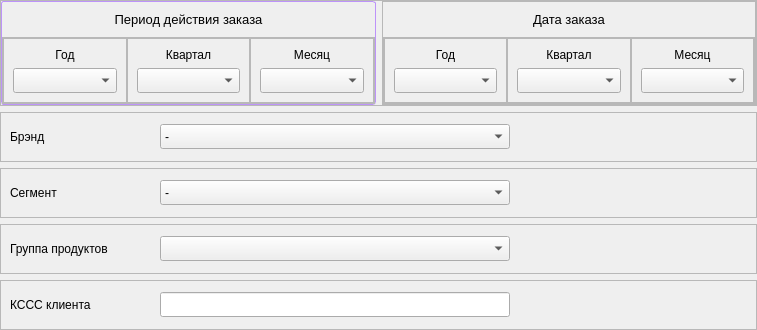
          <widget class="QFrame" name="frame_Search">
           <property name="minimumSize">
            <size>
             <width>0</width>
             <height>0</height>
            </size>
           </property>
           <property name="maximumSize">
            <size>
             <width>16777215</width>
             <height>16777215</height>
            </size>
           </property>
           <layout class="QVBoxLayout" name="verticalLayout_12">
            <property name="leftMargin">
             <number>0</number>
            </property>
            <property name="topMargin">
             <number>0</number>
            </property>
            <property name="rightMargin">
             <number>0</number>
            </property>
            <property name="bottomMargin">
             <number>0</number>
            </property>
            <item>
             <widget class="QFrame" name="frame_dates">
              <property name="frameShape">
               <enum>QFrame::StyledPanel</enum>
              </property>
              <property name="frameShadow">
               <enum>QFrame::Raised</enum>
              </property>
              <layout class="QHBoxLayout" name="horizontalLayout_2">
               <property name="leftMargin">
                <number>0</number>
               </property>
               <property name="topMargin">
                <number>0</number>
               </property>
               <property name="rightMargin">
                <number>0</number>
               </property>
               <property name="bottomMargin">
                <number>0</number>
               </property>
               <item>
                <widget class="QFrame" name="frame_Period">
                 <property name="minimumSize">
                  <size>
                   <width>150</width>
                   <height>0</height>
                  </size>
                 </property>
                 <property name="maximumSize">
                  <size>
                   <width>16777215</width>
                   <height>16777215</height>
                  </size>
                 </property>
                 <property name="styleSheet">
                  <string notr="true">#frame_Period {
	border-width: 1;
	border-radius: 3;
	border-style: solid;
	border-color: #bd93f9;
}</string>
                 </property>
                 <property name="frameShape">
                  <enum>QFrame::StyledPanel</enum>
                 </property>
                 <property name="frameShadow">
                  <enum>QFrame::Raised</enum>
                 </property>
                 <layout class="QVBoxLayout" name="verticalLayout_7">
                  <property name="spacing">
                   <number>0</number>
                  </property>
                  <property name="leftMargin">
                   <number>0</number>
                  </property>
                  <property name="topMargin">
                   <number>0</number>
                  </property>
                  <property name="rightMargin">
                   <number>0</number>
                  </property>
                  <property name="bottomMargin">
                   <number>0</number>
                  </property>
                  <item>
                   <widget class="QLabel" name="label_6">
                    <property name="minimumSize">
                     <size>
                      <width>0</width>
                      <height>35</height>
                     </size>
                    </property>
                    <property name="maximumSize">
                     <size>
                      <width>16777215</width>
                      <height>35</height>
                     </size>
                    </property>
                    <property name="font">
                     <font>
                      <pointsize>10</pointsize>
                     </font>
                    </property>
                    <property name="text">
                     <string>Период действия заказа</string>
                    </property>
                    <property name="alignment">
                     <set>Qt::AlignCenter</set>
                    </property>
                   </widget>
                  </item>
                  <item>
                   <widget class="QFrame" name="frame_7">
                    <property name="frameShape">
                     <enum>QFrame::StyledPanel</enum>
                    </property>
                    <property name="frameShadow">
                     <enum>QFrame::Raised</enum>
                    </property>
                    <layout class="QHBoxLayout" name="horizontalLayout_6">
                     <property name="spacing">
                      <number>0</number>
                     </property>
                     <property name="leftMargin">
                      <number>0</number>
                     </property>
                     <property name="topMargin">
                      <number>0</number>
                     </property>
                     <property name="rightMargin">
                      <number>0</number>
                     </property>
                     <property name="bottomMargin">
                      <number>0</number>
                     </property>
                     <item>
                      <widget class="QFrame" name="frame_8">
                       <property name="frameShape">
                        <enum>QFrame::StyledPanel</enum>
                       </property>
                       <property name="frameShadow">
                        <enum>QFrame::Raised</enum>
                       </property>
                       <layout class="QVBoxLayout" name="verticalLayout_2">
                        <item>
                         <widget class="QLabel" name="label_2">
                          <property name="maximumSize">
                           <size>
                            <width>16777215</width>
                            <height>25</height>
                           </size>
                          </property>
                          <property name="text">
                           <string>Год</string>
                          </property>
                          <property name="alignment">
                           <set>Qt::AlignCenter</set>
                          </property>
                         </widget>
                        </item>
                        <item>
                         <widget class="QComboBox" name="line_period_year">
                          <property name="minimumSize">
                           <size>
                            <width>0</width>
                            <height>25</height>
                           </size>
                          </property>
                          <property name="maximumSize">
                           <size>
                            <width>16777215</width>
                            <height>25</height>
                           </size>
                          </property>
                         </widget>
                        </item>
                       </layout>
                      </widget>
                     </item>
                     <item>
                      <widget class="QFrame" name="frame_9">
                       <property name="frameShape">
                        <enum>QFrame::StyledPanel</enum>
                       </property>
                       <property name="frameShadow">
                        <enum>QFrame::Raised</enum>
                       </property>
                       <layout class="QVBoxLayout" name="verticalLayout_3">
                        <item>
                         <widget class="QLabel" name="label_4">
                          <property name="maximumSize">
                           <size>
                            <width>16777215</width>
                            <height>25</height>
                           </size>
                          </property>
                          <property name="text">
                           <string>Квартал</string>
                          </property>
                          <property name="alignment">
                           <set>Qt::AlignCenter</set>
                          </property>
                         </widget>
                        </item>
                        <item>
                         <widget class="QComboBox" name="line_period_qtr">
                          <property name="minimumSize">
                           <size>
                            <width>0</width>
                            <height>25</height>
                           </size>
                          </property>
                          <property name="maximumSize">
                           <size>
                            <width>16777215</width>
                            <height>25</height>
                           </size>
                          </property>
                         </widget>
                        </item>
                       </layout>
                      </widget>
                     </item>
                     <item>
                      <widget class="QFrame" name="frame_10">
                       <property name="frameShape">
                        <enum>QFrame::StyledPanel</enum>
                       </property>
                       <property name="frameShadow">
                        <enum>QFrame::Raised</enum>
                       </property>
                       <layout class="QVBoxLayout" name="verticalLayout_6">
                        <item>
                         <widget class="QLabel" name="label_5">
                          <property name="maximumSize">
                           <size>
                            <width>16777215</width>
                            <height>25</height>
                           </size>
                          </property>
                          <property name="text">
                           <string>Месяц</string>
                          </property>
                          <property name="alignment">
                           <set>Qt::AlignCenter</set>
                          </property>
                         </widget>
                        </item>
                        <item>
                         <widget class="QComboBox" name="line_period_mnth">
                          <property name="minimumSize">
                           <size>
                            <width>0</width>
                            <height>25</height>
                           </size>
                          </property>
                          <property name="maximumSize">
                           <size>
                            <width>16777215</width>
                            <height>25</height>
                           </size>
                          </property>
                         </widget>
                        </item>
                       </layout>
                      </widget>
                     </item>
                    </layout>
                   </widget>
                  </item>
                 </layout>
                </widget>
               </item>
               <item>
                <widget class="QFrame" name="frame_ord_date">
                 <property name="minimumSize">
                  <size>
                   <width>150</width>
                   <height>0</height>
                  </size>
                 </property>
                 <property name="maximumSize">
                  <size>
                   <width>16777215</width>
                   <height>16777215</height>
                  </size>
                 </property>
                 <property name="frameShape">
                  <enum>QFrame::StyledPanel</enum>
                 </property>
                 <property name="frameShadow">
                  <enum>QFrame::Raised</enum>
                 </property>
                 <layout class="QVBoxLayout" name="verticalLayout_8">
                  <property name="spacing">
                   <number>0</number>
                  </property>
                  <property name="leftMargin">
                   <number>0</number>
                  </property>
                  <property name="topMargin">
                   <number>0</number>
                  </property>
                  <property name="rightMargin">
                   <number>0</number>
                  </property>
                  <property name="bottomMargin">
                   <number>0</number>
                  </property>
                  <item>
                   <widget class="QLabel" name="label_7">
                    <property name="minimumSize">
                     <size>
                      <width>0</width>
                      <height>35</height>
                     </size>
                    </property>
                    <property name="maximumSize">
                     <size>
                      <width>16777215</width>
                      <height>35</height>
                     </size>
                    </property>
                    <property name="font">
                     <font>
                      <pointsize>10</pointsize>
                     </font>
                    </property>
                    <property name="text">
                     <string>Дата заказа</string>
                    </property>
                    <property name="alignment">
                     <set>Qt::AlignCenter</set>
                    </property>
                   </widget>
                  </item>
                  <item>
                   <widget class="QFrame" name="frame_11">
                    <property name="frameShape">
                     <enum>QFrame::StyledPanel</enum>
                    </property>
                    <property name="frameShadow">
                     <enum>QFrame::Raised</enum>
                    </property>
                    <layout class="QHBoxLayout" name="horizontalLayout_7">
                     <property name="spacing">
                      <number>0</number>
                     </property>
                     <property name="leftMargin">
                      <number>0</number>
                     </property>
                     <property name="topMargin">
                      <number>0</number>
                     </property>
                     <property name="rightMargin">
                      <number>0</number>
                     </property>
                     <property name="bottomMargin">
                      <number>0</number>
                     </property>
                     <item>
                      <widget class="QFrame" name="frame_12">
                       <property name="frameShape">
                        <enum>QFrame::StyledPanel</enum>
                       </property>
                       <property name="frameShadow">
                        <enum>QFrame::Raised</enum>
                       </property>
                       <layout class="QVBoxLayout" name="verticalLayout_9">
                        <item>
                         <widget class="QLabel" name="label_3">
                          <property name="maximumSize">
                           <size>
                            <width>16777215</width>
                            <height>25</height>
                           </size>
                          </property>
                          <property name="text">
                           <string>Год</string>
                          </property>
                          <property name="alignment">
                           <set>Qt::AlignCenter</set>
                          </property>
                         </widget>
                        </item>
                        <item>
                         <widget class="QComboBox" name="line_ord_year">
                          <property name="minimumSize">
                           <size>
                            <width>0</width>
                            <height>25</height>
                           </size>
                          </property>
                          <property name="maximumSize">
                           <size>
                            <width>16777215</width>
                            <height>25</height>
                           </size>
                          </property>
                         </widget>
                        </item>
                       </layout>
                      </widget>
                     </item>
                     <item>
                      <widget class="QFrame" name="frame_13">
                       <property name="frameShape">
                        <enum>QFrame::StyledPanel</enum>
                       </property>
                       <property name="frameShadow">
                        <enum>QFrame::Raised</enum>
                       </property>
                       <layout class="QVBoxLayout" name="verticalLayout_10">
                        <item>
                         <widget class="QLabel" name="label_8">
                          <property name="maximumSize">
                           <size>
                            <width>16777215</width>
                            <height>25</height>
                           </size>
                          </property>
                          <property name="text">
                           <string>Квартал</string>
                          </property>
                          <property name="alignment">
                           <set>Qt::AlignCenter</set>
                          </property>
                         </widget>
                        </item>
                        <item>
                         <widget class="QComboBox" name="line_ord_qtr">
                          <property name="minimumSize">
                           <size>
                            <width>0</width>
                            <height>25</height>
                           </size>
                          </property>
                          <property name="maximumSize">
                           <size>
                            <width>16777215</width>
                            <height>25</height>
                           </size>
                          </property>
                         </widget>
                        </item>
                       </layout>
                      </widget>
                     </item>
                     <item>
                      <widget class="QFrame" name="frame_14">
                       <property name="frameShape">
                        <enum>QFrame::StyledPanel</enum>
                       </property>
                       <property name="frameShadow">
                        <enum>QFrame::Raised</enum>
                       </property>
                       <layout class="QVBoxLayout" name="verticalLayout_11">
                        <item>
                         <widget class="QLabel" name="label_9">
                          <property name="maximumSize">
                           <size>
                            <width>16777215</width>
                            <height>25</height>
                           </size>
                          </property>
                          <property name="text">
                           <string>Месяц</string>
                          </property>
                          <property name="alignment">
                           <set>Qt::AlignCenter</set>
                          </property>
                         </widget>
                        </item>
                        <item>
                         <widget class="QComboBox" name="line_ord_mnth">
                          <property name="minimumSize">
                           <size>
                            <width>0</width>
                            <height>25</height>
                           </size>
                          </property>
                          <property name="maximumSize">
                           <size>
                            <width>16777215</width>
                            <height>25</height>
                           </size>
                          </property>
                         </widget>
                        </item>
                       </layout>
                      </widget>
                     </item>
                    </layout>
                   </widget>
                  </item>
                 </layout>
                </widget>
               </item>
              </layout>
             </widget>
            </item>
            <item>
             <widget class="QFrame" name="frame_brand">
              <property name="minimumSize">
               <size>
                <width>0</width>
                <height>50</height>
               </size>
              </property>
              <property name="maximumSize">
               <size>
                <width>16777215</width>
                <height>50</height>
               </size>
              </property>
              <property name="frameShape">
               <enum>QFrame::StyledPanel</enum>
              </property>
              <property name="frameShadow">
               <enum>QFrame::Raised</enum>
              </property>
              <layout class="QHBoxLayout" name="horizontalLayout">
               <property name="spacing">
                <number>0</number>
               </property>
               <item>
                <widget class="QLabel" name="label_10">
                 <property name="minimumSize">
                  <size>
                   <width>150</width>
                   <height>0</height>
                  </size>
                 </property>
                 <property name="maximumSize">
                  <size>
                   <width>150</width>
                   <height>16777215</height>
                  </size>
                 </property>
                 <property name="text">
                  <string>Брэнд</string>
                 </property>
                </widget>
               </item>
               <item>
                <widget class="QComboBox" name="line_brand">
                 <property name="minimumSize">
                  <size>
                   <width>350</width>
                   <height>25</height>
                  </size>
                 </property>
                 <property name="maximumSize">
                  <size>
                   <width>350</width>
                   <height>25</height>
                  </size>
                 </property>
                 <item>
                  <property name="text">
                   <string>-</string>
                  </property>
                 </item>
                 <item>
                  <property name="text">
                   <string>TEBOIL</string>
                  </property>
                 </item>
                 <item>
                  <property name="text">
                   <string>Shell</string>
                  </property>
                 </item>
                 <item>
                  <property name="text">
                   <string>Лукойл</string>
                  </property>
                 </item>
                 <item>
                  <property name="text">
                   <string>GPO</string>
                  </property>
                 </item>
                </widget>
               </item>
               <item>
                <spacer name="horizontalSpacer">
                 <property name="orientation">
                  <enum>Qt::Horizontal</enum>
                 </property>
                 <property name="sizeHint" stdset="0">
                  <size>
                   <width>237</width>
                   <height>20</height>
                  </size>
                 </property>
                </spacer>
               </item>
              </layout>
             </widget>
            </item>
            <item>
             <widget class="QFrame" name="frame_pr_segment">
              <property name="minimumSize">
               <size>
                <width>0</width>
                <height>50</height>
               </size>
              </property>
              <property name="maximumSize">
               <size>
                <width>16777215</width>
                <height>50</height>
               </size>
              </property>
              <property name="frameShape">
               <enum>QFrame::StyledPanel</enum>
              </property>
              <property name="frameShadow">
               <enum>QFrame::Raised</enum>
              </property>
              <layout class="QHBoxLayout" name="horizontalLayout_9">
               <property name="spacing">
                <number>0</number>
               </property>
               <item>
                <widget class="QLabel" name="label_12">
                 <property name="minimumSize">
                  <size>
                   <width>150</width>
                   <height>0</height>
                  </size>
                 </property>
                 <property name="maximumSize">
                  <size>
                   <width>150</width>
                   <height>16777215</height>
                  </size>
                 </property>
                 <property name="text">
                  <string>Сегмент</string>
                 </property>
                </widget>
               </item>
               <item>
                <widget class="QComboBox" name="line_segment">
                 <property name="minimumSize">
                  <size>
                   <width>350</width>
                   <height>25</height>
                  </size>
                 </property>
                 <property name="maximumSize">
                  <size>
                   <width>350</width>
                   <height>25</height>
                  </size>
                 </property>
                 <item>
                  <property name="text">
                   <string>-</string>
                  </property>
                 </item>
                 <item>
                  <property name="text">
                   <string>PVL</string>
                  </property>
                 </item>
                 <item>
                  <property name="text">
                   <string>CVL</string>
                  </property>
                 </item>
                 <item>
                  <property name="text">
                   <string>IND</string>
                  </property>
                 </item>
                 <item>
                  <property name="text">
                   <string>DL</string>
                  </property>
                 </item>
                 <item>
                  <property name="text">
                   <string>Grease</string>
                  </property>
                 </item>
                 <item>
                  <property name="text">
                   <string>Antifr</string>
                  </property>
                 </item>
                 <item>
                  <property name="text">
                   <string>other</string>
                  </property>
                 </item>
                </widget>
               </item>
               <item>
                <spacer name="horizontalSpacer_3">
                 <property name="orientation">
                  <enum>Qt::Horizontal</enum>
                 </property>
                 <property name="sizeHint" stdset="0">
                  <size>
                   <width>237</width>
                   <height>20</height>
                  </size>
                 </property>
                </spacer>
               </item>
              </layout>
             </widget>
            </item>
            <item>
             <widget class="QFrame" name="frame_pr_group">
              <property name="minimumSize">
               <size>
                <width>0</width>
                <height>50</height>
               </size>
              </property>
              <property name="maximumSize">
               <size>
                <width>16777215</width>
                <height>50</height>
               </size>
              </property>
              <property name="frameShape">
               <enum>QFrame::StyledPanel</enum>
              </property>
              <property name="frameShadow">
               <enum>QFrame::Raised</enum>
              </property>
              <layout class="QHBoxLayout" name="horizontalLayout_8">
               <property name="spacing">
                <number>0</number>
               </property>
               <item>
                <widget class="QLabel" name="label_11">
                 <property name="minimumSize">
                  <size>
                   <width>150</width>
                   <height>0</height>
                  </size>
                 </property>
                 <property name="maximumSize">
                  <size>
                   <width>150</width>
                   <height>16777215</height>
                  </size>
                 </property>
                 <property name="text">
                  <string>Группа продуктов</string>
                 </property>
                </widget>
               </item>
               <item>
                <widget class="QComboBox" name="line_pr_group">
                 <property name="minimumSize">
                  <size>
                   <width>350</width>
                   <height>25</height>
                  </size>
                 </property>
                 <property name="maximumSize">
                  <size>
                   <width>350</width>
                   <height>25</height>
                  </size>
                 </property>
                </widget>
               </item>
               <item>
                <spacer name="horizontalSpacer_2">
                 <property name="orientation">
                  <enum>Qt::Horizontal</enum>
                 </property>
                 <property name="sizeHint" stdset="0">
                  <size>
                   <width>237</width>
                   <height>20</height>
                  </size>
                 </property>
                </spacer>
               </item>
              </layout>
             </widget>
            </item>
            <item>
             <widget class="QFrame" name="frame_cust_ksss">
              <property name="minimumSize">
               <size>
                <width>0</width>
                <height>50</height>
               </size>
              </property>
              <property name="maximumSize">
               <size>
                <width>16777215</width>
                <height>50</height>
               </size>
              </property>
              <property name="frameShape">
               <enum>QFrame::StyledPanel</enum>
              </property>
              <property name="frameShadow">
               <enum>QFrame::Raised</enum>
              </property>
              <layout class="QHBoxLayout" name="horizontalLayout_14">
               <property name="spacing">
                <number>0</number>
               </property>
               <item>
                <widget class="QLabel" name="label_15">
                 <property name="minimumSize">
                  <size>
                   <width>150</width>
                   <height>0</height>
                  </size>
                 </property>
                 <property name="maximumSize">
                  <size>
                   <width>150</width>
                   <height>16777215</height>
                  </size>
                 </property>
                 <property name="text">
                  <string>КССС клиента</string>
                 </property>
                </widget>
               </item>
               <item>
                <widget class="QLineEdit" name="line_cust_ksss">
                 <property name="minimumSize">
                  <size>
                   <width>350</width>
                   <height>25</height>
                  </size>
                 </property>
                 <property name="maximumSize">
                  <size>
                   <width>350</width>
                   <height>25</height>
                  </size>
                 </property>
                </widget>
               </item>
               <item>
                <spacer name="horizontalSpacer_5">
                 <property name="orientation">
                  <enum>Qt::Horizontal</enum>
                 </property>
                 <property name="sizeHint" stdset="0">
                  <size>
                   <width>237</width>
                   <height>20</height>
                  </size>
                 </property>
                </spacer>
               </item>
              </layout>
             </widget>
            </item>
           </layout>
          </widget>
